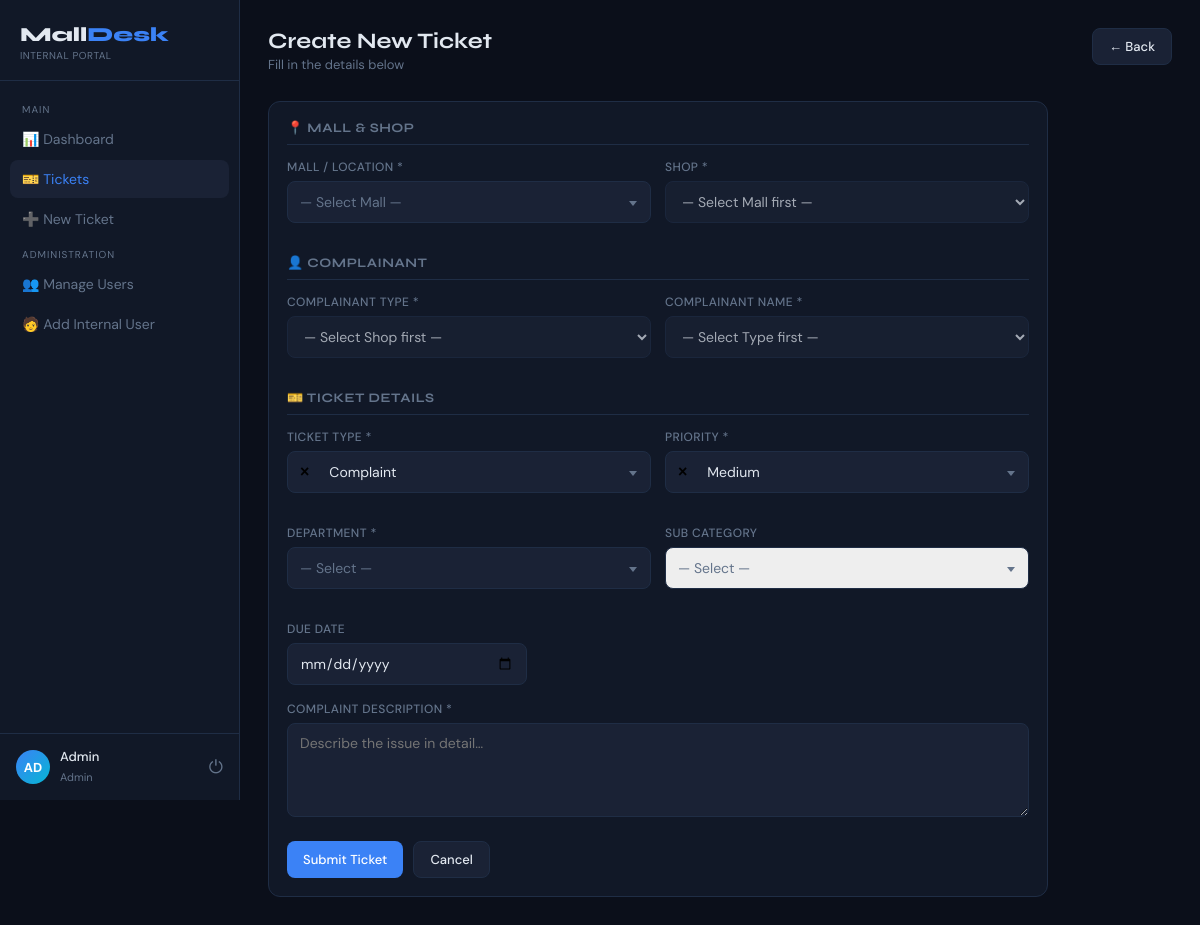
/tickets/new/ (signed in), run on the app's committed database.
### accounts/models.py (models this page shows, shortened)
class User(AbstractBaseUser, PermissionsMixin):
    EXTERNAL = 'external'   # Customer / shop owner outside the company
    INTERNAL = 'internal'   # Employee assigned to handle tickets
    MANAGER  = 'manager'    # Can assign tickets, track tasks
    ADMIN    = 'admin'      # Full access, creates internal users
    ROLE_CHOICES = [
        (EXTERNAL, 'External User'),
        (INTERNAL, 'Internal User'),
        (MANAGER,  'Manager'),
        (ADMIN,    'Admin'),
    ]
    email           = models.EmailField(unique=True)
    full_name       = models.CharField(max_length=150)
    mobile          = models.CharField(max_length=20, blank=True)
    role            = models.CharField(max_length=20, choices=ROLE_CHOICES, default=EXTERNAL)
    business_name   = models.CharField(max_length=200, blank=True, help_text="Shop/Business name for external users")
    project         = models.ForeignKey(
        'tickets.Mall', null=True, blank=True,
        on_delete=models.SET_NULL, related_name='external_users'
    )
    department      = models.ForeignKey(
        'tickets.Department', null=True, blank=True,
        on_delete=models.SET_NULL, related_name='members'
    )
    designation     = models.ForeignKey(
        'tickets.Designation', null=True, blank=True,
        on_delete=models.SET_NULL, related_name='users'
    )
    is_active       = models.BooleanField(default=True)
    is_staff        = models.BooleanField(default=False)
    date_joined     = models.DateTimeField(auto_now_add=True)
    objects = UserManager()
    USERNAME_FIELD  = 'email'
    REQUIRED_FIELDS = ['full_name']
    class Meta:
        verbose_name = 'User'
        verbose_name_plural = 'Users'
        ordering = ['-date_joined']
    @property
    def is_external(self):
        return self.role == self.EXTERNAL
    @property
    def is_internal(self):
        return self.role in [self.INTERNAL, self.MANAGER, self.ADMIN]
    @property
    def is_manager_or_admin(self):
        return self.role in [self.MANAGER, self.ADMIN]

### tickets/views.py (the view)
# urls.py: path('tickets/new/', views.ticket_create,   name='ticket_create'),
@login_required
def ticket_create(request):
    if request.method == 'POST':
        form = TicketCreateForm(request.POST, user=request.user)
        if form.is_valid():
            ticket = form.save(commit=False)
            complainant_name    = request.POST.get('complainant_name', '').strip()
            complainant_company = request.POST.get('complainant_company', '').strip()
            complainant_address = request.POST.get('complainant_address', '').strip()
            if complainant_name:
                ticket.complainant_name    = complainant_name
                ticket.complainant_company = complainant_company
                ticket.complainant_address = complainant_address
            shop_id = request.POST.get('shop')
            if shop_id:
                try:
                    from .models import Shop
                    ticket.shop = Shop.objects.get(id=shop_id)
                except Exception:
                    pass
            ticket.created_by = request.user
            ticket.save()
            TicketUpdate.objects.create(
                ticket=ticket,
                updated_by=request.user,
                new_status=Ticket.OPEN,
                note="Ticket created.",
            )
            email_service.notify_ticket_created(ticket)
            messages.success(request, f"Ticket {ticket.ticket_id} created successfully.")
            return redirect('ticket_detail', pk=ticket.pk)
    else:
        form = TicketCreateForm(user=request.user)
    return render(request, 'tickets/ticket_form.html', {'form': form, 'title': 'Create New Ticket'})

### tickets/forms.py (shortened to what this page needs)
class TicketCreateForm(forms.ModelForm):
    class Meta:
        model = Ticket
        fields = [
            'mall', 'ticket_type', 'department', 'sub_category', 'priority',
            'complainant_name', 'complainant_company', 'complainant_address',
            'due_date', 'complaint_description',
        ]
        widgets = {
            'due_date': forms.DateInput(attrs={'type': 'date'}),
            'complaint_description': forms.Textarea(attrs={'rows': 4}),
            'complainant_address': forms.Textarea(attrs={'rows': 2}),
        }
    def __init__(self, *args, **kwargs):
        self.user = kwargs.pop('user', None)
        super().__init__(*args, **kwargs)
        if self.user and self.user.is_external:
            if self.user.project:
                self.fields['mall'].initial = self.user.project
        for field in self.fields.values():
            field.widget.attrs.update({'class': 'form-input'})

### templates/tickets/ticket_form.html (shortened to what this page needs)
{% extends 'base.html' %}
{% block extra_css %}
<link href="https://cdn.jsdelivr.net/npm/select2@4.1.0-rc.0/dist/css/select2.min.css" rel="stylesheet">
{% endblock %}
{% block content %}
<div class="topbar">
  <div>
    <h2>{{ title }}</h2>
    <div class="sub">Fill in the details below</div>
  </div>
  <a href="{% url 'ticket_list' %}" class="btn btn-ghost">← Back</a>
</div>
<div style="max-width:780px;">
<div class="card">
  <div class="card-body">
  <form method="post">
    <div style="font-family:'Syne',sans-serif;font-size:13px;font-weight:700;color:var(--muted);text-transform:uppercase;letter-spacing:.5px;margin-bottom:14px;padding-bottom:8px;border-bottom:1px solid var(--border);">
      📍 Mall & Shop
    </div>
    <div class="form-row" style="margin-bottom:16px;">
      <div class="form-group">
        <label>Mall / Location *</label>
      </div>
      <div class="form-group">
        <label>Shop *</label>
        <select name="shop" id="id_shop" class="form-input" disabled required>
          <option value="">— Select Mall first —</option>
        </select>
      </div>
    </div>
    <div style="font-family:'Syne',sans-serif;font-size:13px;font-weight:700;color:var(--muted);text-transform:uppercase;letter-spacing:.5px;margin-bottom:14px;padding-bottom:8px;border-bottom:1px solid var(--border);">
      👤 Complainant
    </div>
    <div class="form-row" style="margin-bottom:16px;">
      <div class="form-group">
        <label>Complainant Type *</label>
        <select id="id_contact_type" class="form-input" disabled>
          <option value="">— Select Shop first —</option>
        </select>
      </div>
      <div class="form-group">
        <label>Complainant Name *</label>
        <select name="complainant_contact_id" id="id_contact_name" class="form-input" disabled>
          <option value="">— Select Type first —</option>
        </select>
      </div>
    </div>
    <div style="font-family:'Syne',sans-serif;font-size:13px;font-weight:700;color:var(--muted);text-transform:uppercase;letter-spacing:.5px;margin-bottom:14px;padding-bottom:8px;border-bottom:1px solid var(--border);">
      🎫 Ticket Details
    </div>
    <div class="form-row" style="margin-bottom:16px;">
      <div class="form-group">
        <label>Ticket Type *</label>
      </div>
      <div class="form-group">
        <label>Priority *</label>
      </div>
    </div>
    <div class="form-row" style="margin-bottom:16px;">
      <div class="form-group">
        <label>Department *</label>
      </div>
      <div class="form-group">
        <label>Sub Category</label>
      </div>
    </div>
    <div class="form-group" style="margin-bottom:16px;">
      <label>Due Date</label>
      <input type="date" name="due_date" class="form-input" value="{{ form.due_date.value|default:'' }}" style="max-width:240px;">
    </div>
    <div class="form-group" style="margin-bottom:24px;">
      <label>Complaint Description *</label>
      <textarea name="complaint_description" class="form-input" rows="4"
        placeholder="Describe the issue in detail…" required>{{ form.complaint_description.value|default:'' }}</textarea>
    </div>
    <div style="display:flex;gap:10px;flex-wrap:wrap;">
      <button type="submit" class="btn btn-primary" id="submit-btn">Submit Ticket</button>
      <a href="{% url 'ticket_list' %}" class="btn btn-ghost">Cancel</a>
    </div>
  </form>
  </div>
</div>
</div>
{% endblock %}

### templates/base.html (shortened to what this page needs)
<!DOCTYPE html>
<html lang="en">
<head>
{% block extra_css %}{% endblock %}
</head>
<body>
{% if user.is_authenticated %}
<div class="sidebar" id="sidebar">
  <div class="logo">
    <div class="logo-text">
      <h1>Mall<span>Desk</span></h1>
      <p>{% if user.is_internal %}Internal Portal{% else %}Customer Portal{% endif %}</p>
    </div>
  </div>
  <nav class="nav">
    <div class="nav-section">Main</div>
    <a href="{% url 'dashboard' %}" onclick="closeSidebar()" {% if request.resolver_match.url_name == 'dashboard' %}class="active"{% endif %}>📊 Dashboard</a>
    <a href="{% url 'ticket_list' %}" onclick="closeSidebar()" {% if 'ticket' in request.resolver_match.url_name %}class="active"{% endif %}>🎫 Tickets</a>
    <a href="{% url 'ticket_create' %}" onclick="closeSidebar()">➕ New Ticket</a>
    {% if user.is_manager_or_admin %}
    <div class="nav-section">Administration</div>
    <a href="{% url 'user_list' %}" onclick="closeSidebar()">👥 Manage Users</a>
    <a href="{% url 'create_internal_user' %}" onclick="closeSidebar()">🧑 Add Internal User</a>
    {% endif %}
  </nav>
  <div class="sidebar-user">
    <div class="avatar">{{ user.full_name|slice:":2"|upper }}</div>
    <div class="info">
      <p>{{ user.full_name|truncatechars:16 }}</p>
      <span>{{ user.get_role_display }}</span>
    </div>
    <a href="{% url 'logout' %}" style="background:none;border:none;color:var(--muted);cursor:pointer;margin-left:auto;font-size:18px;text-decoration:none;" title="Logout">⏻</a>
  </div>
</div>
<div class="main">
  {% block content %}{% endblock %}
</div>
{% else %}
{% block auth_content %}{% endblock %}
{% block public_content %}{% endblock %}
{% endif %}
</body>
</html>

### templates/base.html (style rules this page uses)
:root { --bg:#0b0f1a;--surface:#111827;--surface2:#1a2235;--border:#1f2d45; --accent:#3b82f6;--accent2:#06b6d4;--danger:#ef4444;--success:#10b981; --warning:#f59e0b;--text:#e2e8f0;--muted:#64748b;--radius:12px; --sidebar-w:240px;--topbar-h:56px; }
* { box-sizing:border-box;margin:0;padding:0; }
body { font-family:'DM Sans',sans-serif;background:var(--bg);color:var(--text);min-height:100vh; }
.sidebar { width:var(--sidebar-w);min-height:100vh;background:var(--surface); border-right:1px solid var(--border);display:flex;flex-direction:column; position:fixed;top:0;left:0;z-index:100;transition:transform .25s ease; }
.logo { padding:22px 20px 18px;border-bottom:1px solid var(--border);display:flex;align-items:center;justify-content:space-between; }
.logo h1 { font-family:'Syne',sans-serif;font-size:20px;font-weight:800; }
.logo h1 span { color:var(--accent); }
.logo p { font-size:10px;color:var(--muted);margin-top:2px;letter-spacing:.5px;text-transform:uppercase; }
.logo-text { flex:1; }
.nav { padding:14px 10px;flex:1;overflow-y:auto; }
.nav-section { font-size:10px;color:var(--muted);letter-spacing:1px;text-transform:uppercase;padding:8px 12px 4px; }
.nav a { display:flex;align-items:center;gap:10px;padding:10px 12px;border-radius:8px;font-size:14px;color:var(--muted);text-decoration:none;transition:all .2s;margin-bottom:2px; }
.nav a:hover,.nav a.active { background:var(--surface2);color:var(--text); }
.nav a.active { color:var(--accent); }
.sidebar-user { padding:14px 16px;border-top:1px solid var(--border);display:flex;align-items:center;gap:10px; }
.avatar { width:34px;height:34px;border-radius:50%;background:linear-gradient(135deg,var(--accent),var(--accent2));display:flex;align-items:center;justify-content:center;font-size:13px;font-weight:700;color:#fff;flex-shrink:0; }
.sidebar-user .info p { font-size:13px;font-weight:500; }
.sidebar-user .info span { font-size:11px;color:var(--muted); }
.main { margin-left:var(--sidebar-w);flex:1;padding:28px 28px;min-height:100vh; }
.topbar { display:flex;align-items:flex-start;justify-content:space-between;margin-bottom:28px;gap:12px;flex-wrap:wrap; }
.topbar h2 { font-family:'Syne',sans-serif;font-size:22px;font-weight:700; }
.topbar .sub { font-size:13px;color:var(--muted);margin-top:2px; }
.btn { display:inline-flex;align-items:center;gap:6px;padding:9px 16px;border-radius:8px;font-size:13px;font-weight:500;cursor:pointer;border:none;transition:all .2s;font-family:'DM Sans',sans-serif;text-decoration:none;white-space:nowrap; }
.btn-primary { background:var(--accent);color:#fff; }
.btn-ghost { background:var(--surface2);color:var(--text);border:1px solid var(--border); }
.card { background:var(--surface);border:1px solid var(--border);border-radius:var(--radius);overflow:auto; }
.card-body { padding:18px; }
.form-group { display:flex;flex-direction:column;gap:6px;margin-bottom:16px; }
.form-group label { font-size:12px;color:var(--muted);font-weight:500;text-transform:uppercase;letter-spacing:.4px; }
.form-input { background:var(--surface2);border:1px solid var(--border);border-radius:8px;padding:10px 12px;color:var(--text);font-size:14px;outline:none;font-family:'DM Sans',sans-serif;transition:border-color .2s;width:100%; }
.form-input option { background:var(--surface); }
.form-row { display:grid;grid-template-columns:1fr 1fr;gap:14px; }

### data on the page
User: full_name "AD", full_name "Admin", role "Admin"

### other printed values
{{ title }} "Create New Ticket"
